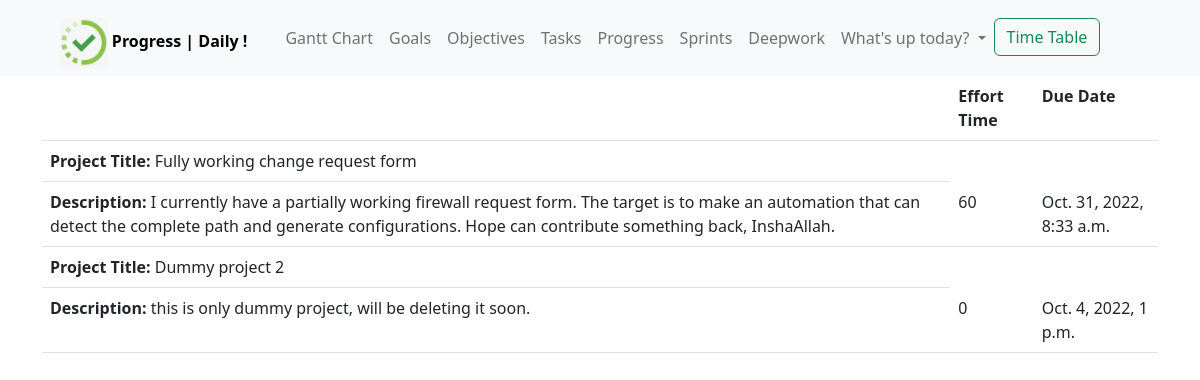
Before: /projects/ with the older database file.
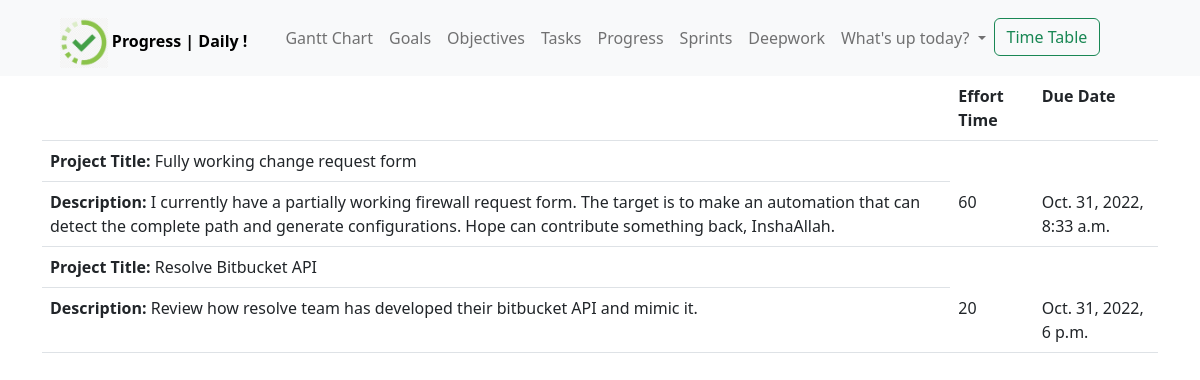
After: the same page with the newer database file.
### track/models.py (models this page shows, shortened)
class Project(models.Model):
    type = models.CharField(max_length=100)  # personal or office
    description = models.TextField(max_length=250)
    due_date = models.DateTimeField()
    status = models.CharField(max_length=100)
    effort_hours = models.PositiveIntegerField(default=10)
    completion_date = models.DateTimeField(auto_now=True)
    time_spent = models.PositiveIntegerField(default=0)
    tasks = GenericRelation(Task)

### track/views.py (the view)
# urls.py: path('projects/', views.list_projects, name='projects_list'),
def list_projects(request):
    projects = models.Project.objects.all()
    return render(request, 'track/projects_list.html', {'projects': projects})

### templates/track/projects_list.html
{% extends 'base.html' %}
{% block content %}
  <div class="container">
    <table class="table">
      <th></th>
      <th>Effort Time</th>
      <th>Due Date</th>
    {% for project in projects %}
        <tr>
          <td><strong>Project Title: </strong>{{ project.type }}</td>
        </tr>
        <tr>
          <td><strong>Description: </strong>{{ project.description }}</td>
          <td>{{ project.effort_hours }}</td>
          <td>{{ project.due_date }}</td>
        </tr>
    {% endfor %}
    </table>
  </div>
{% endblock %}

Changed rows visible on the page:
changed Project: type "Dummy project 2" → "Resolve Bitbucket API"; description "this is only dummy project, will be deleting it soon." → "Review how resolve team has developed their bitbucket API and mimic it."; effort_hours "0" → "20"; due_date "Oct. 4, 2022, 1 p.m." → "Oct. 31, 2022, 6 p.m."
